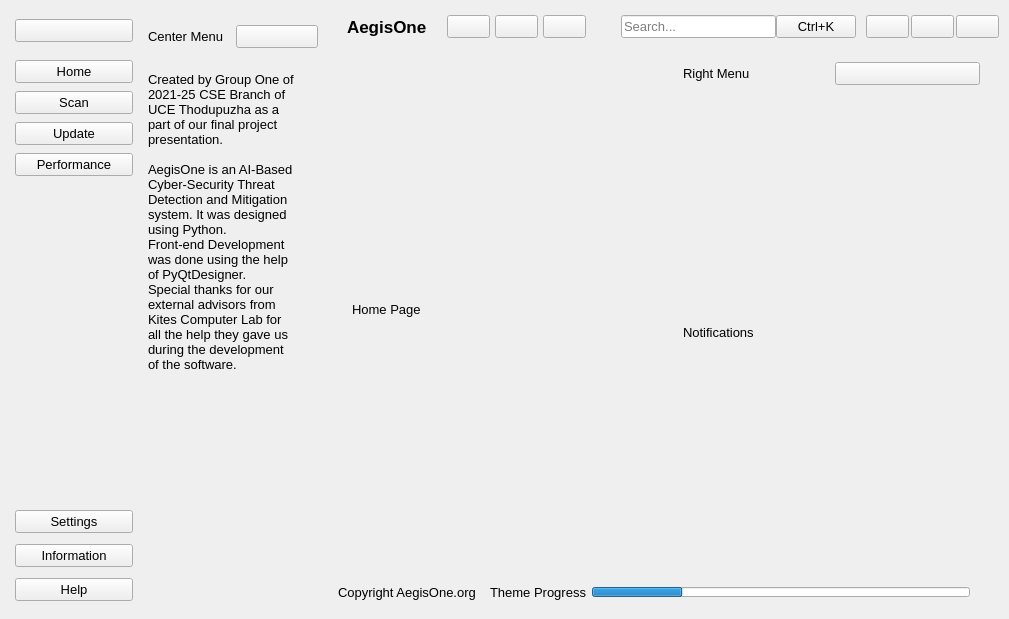
<?xml version='1.0' encoding='utf-8'?>
<ui version="4.0">
 <class>MainWindow</class>
 <widget class="QMainWindow" name="MainWindow">
  <property name="geometry">
   <rect>
    <x>0</x>
    <y>0</y>
    <width>1009</width>
    <height>619</height>
   </rect>
  </property>
  <property name="font">
   <font>
    <pointsize>10</pointsize>
   </font>
  </property>
  <property name="windowTitle">
   <string>MainWindow</string>
  </property>
  <property name="styleSheet">
   <string notr="true" />
  </property>
  <widget class="QWidget" name="centralwidget">
   <property name="minimumSize">
    <size>
     <width>971</width>
     <height>619</height>
    </size>
   </property>
   <layout class="QHBoxLayout" name="horizontalLayout">
    <property name="spacing">
     <number>0</number>
    </property>
    <property name="leftMargin">
     <number>10</number>
    </property>
    <property name="topMargin">
     <number>10</number>
    </property>
    <property name="rightMargin">
     <number>10</number>
    </property>
    <property name="bottomMargin">
     <number>10</number>
    </property>
    <item>
     <widget class="QCustomSlideMenu" name="leftMenu" native="true">
      <layout class="QVBoxLayout" name="verticalLayout">
       <property name="spacing">
        <number>0</number>
       </property>
       <property name="leftMargin">
        <number>0</number>
       </property>
       <property name="topMargin">
        <number>0</number>
       </property>
       <property name="rightMargin">
        <number>0</number>
       </property>
       <property name="bottomMargin">
        <number>0</number>
       </property>
       <item alignment="Qt::AlignTop">
        <widget class="QWidget" name="widget" native="true">
         <property name="minimumSize">
          <size>
           <width>46</width>
           <height>42</height>
          </size>
         </property>
         <layout class="QVBoxLayout" name="verticalLayout_2">
          <property name="spacing">
           <number>0</number>
          </property>
          <property name="leftMargin">
           <number>5</number>
          </property>
          <property name="topMargin">
           <number>5</number>
          </property>
          <property name="rightMargin">
           <number>0</number>
          </property>
          <property name="bottomMargin">
           <number>5</number>
          </property>
          <item>
           <widget class="QPushButton" name="menuBtn">
            <property name="toolTip">
             <string>Side Menu</string>
            </property>
            <property name="text">
             <string />
            </property>
            <property name="icon">
             <iconset resource="../Qss/icons/_icons.qrc">
              <normaloff>:/material_design/icons/material_design/menu.png</normaloff>:/material_design/icons/material_design/menu.png</iconset>
            </property>
           </widget>
          </item>
         </layout>
        </widget>
       </item>
       <item>
        <widget class="QWidget" name="widget_3" native="true">
         <property name="minimumSize">
          <size>
           <width>123</width>
           <height>136</height>
          </size>
         </property>
         <layout class="QVBoxLayout" name="verticalLayout_4">
          <property name="spacing">
           <number>5</number>
          </property>
          <property name="leftMargin">
           <number>5</number>
          </property>
          <property name="topMargin">
           <number>5</number>
          </property>
          <property name="rightMargin">
           <number>0</number>
          </property>
          <property name="bottomMargin">
           <number>5</number>
          </property>
          <item>
           <widget class="QPushButton" name="dashBtn">
            <property name="toolTip">
             <string>Go Home</string>
            </property>
            <property name="text">
             <string>Home</string>
            </property>
            <property name="icon">
             <iconset resource="../Qss/icons/_icons.qrc">
              <normaloff>:/feather/icons/feather/home.png</normaloff>:/feather/icons/feather/home.png</iconset>
            </property>
           </widget>
          </item>
          <item>
           <widget class="QPushButton" name="scanBtn">
            <property name="toolTip">
             <string>View data analysis</string>
            </property>
            <property name="text">
             <string>Scan</string>
            </property>
            <property name="icon">
             <iconset resource="../Qss/icons/_icons.qrc">
              <normaloff>:/material_design/icons/material_design/document_scanner.png</normaloff>:/material_design/icons/material_design/document_scanner.png</iconset>
            </property>
           </widget>
          </item>
          <item>
           <widget class="QPushButton" name="updateBtn">
            <property name="toolTip">
             <string>View reports</string>
            </property>
            <property name="text">
             <string>Update</string>
            </property>
            <property name="icon">
             <iconset resource="../Qss/icons/_icons.qrc">
              <normaloff>:/feather/icons/feather/refresh-ccw.png</normaloff>:/feather/icons/feather/refresh-ccw.png</iconset>
            </property>
           </widget>
          </item>
          <item>
           <widget class="QPushButton" name="perfBtn">
            <property name="toolTip">
             <string>View charts</string>
            </property>
            <property name="text">
             <string>Performance</string>
            </property>
            <property name="icon">
             <iconset resource="../Qss/icons/_icons.qrc">
              <normaloff>:/feather/icons/feather/pie-chart.png</normaloff>:/feather/icons/feather/pie-chart.png</iconset>
            </property>
           </widget>
          </item>
         </layout>
        </widget>
       </item>
       <item>
        <spacer name="verticalSpacer">
         <property name="orientation">
          <enum>Qt::Vertical</enum>
         </property>
         <property name="sizeHint" stdset="0">
          <size>
           <width>20</width>
           <height>240</height>
          </size>
         </property>
        </spacer>
       </item>
       <item alignment="Qt::AlignBottom">
        <widget class="QWidget" name="widget_2" native="true">
         <property name="minimumSize">
          <size>
           <width>113</width>
           <height>105</height>
          </size>
         </property>
         <layout class="QVBoxLayout" name="verticalLayout_3">
          <property name="spacing">
           <number>10</number>
          </property>
          <property name="leftMargin">
           <number>5</number>
          </property>
          <property name="topMargin">
           <number>5</number>
          </property>
          <property name="rightMargin">
           <number>0</number>
          </property>
          <property name="bottomMargin">
           <number>5</number>
          </property>
          <item>
           <widget class="QPushButton" name="settingsBtn">
            <property name="toolTip">
             <string>Go to settings</string>
            </property>
            <property name="text">
             <string>Settings</string>
            </property>
            <property name="icon">
             <iconset resource="../Qss/icons/_icons.qrc">
              <normaloff>:/feather/icons/feather/settings.png</normaloff>:/feather/icons/feather/settings.png</iconset>
            </property>
           </widget>
          </item>
          <item>
           <widget class="QPushButton" name="infoBtn">
            <property name="toolTip">
             <string>View information</string>
            </property>
            <property name="text">
             <string>Information</string>
            </property>
            <property name="icon">
             <iconset resource="../Qss/icons/_icons.qrc">
              <normaloff>:/feather/icons/feather/info.png</normaloff>:/feather/icons/feather/info.png</iconset>
            </property>
           </widget>
          </item>
          <item>
           <widget class="QPushButton" name="helpBtn">
            <property name="toolTip">
             <string>Get help</string>
            </property>
            <property name="text">
             <string>Help</string>
            </property>
            <property name="icon">
             <iconset resource="../Qss/icons/_icons.qrc">
              <normaloff>:/feather/icons/feather/help-circle.png</normaloff>:/feather/icons/feather/help-circle.png</iconset>
            </property>
           </widget>
          </item>
         </layout>
        </widget>
       </item>
      </layout>
     </widget>
    </item>
    <item>
     <widget class="QCustomSlideMenu" name="centerMenu" native="true">
      <property name="maximumSize">
       <size>
        <width>200</width>
        <height>16777215</height>
       </size>
      </property>
      <layout class="QVBoxLayout" name="verticalLayout_5">
       <property name="leftMargin">
        <number>6</number>
       </property>
       <property name="topMargin">
        <number>6</number>
       </property>
       <property name="rightMargin">
        <number>6</number>
       </property>
       <property name="bottomMargin">
        <number>6</number>
       </property>
       <item>
        <widget class="QWidget" name="widget_4" native="true">
         <layout class="QHBoxLayout" name="horizontalLayout_2">
          <item>
           <widget class="QLabel" name="label">
            <property name="text">
             <string>Center Menu</string>
            </property>
           </widget>
          </item>
          <item>
           <widget class="QPushButton" name="closeCenterMenuBtn">
            <property name="toolTip">
             <string>Close menu</string>
            </property>
            <property name="text">
             <string />
            </property>
            <property name="icon">
             <iconset resource="../Qss/icons/_icons.qrc">
              <normaloff>:/feather/icons/feather/x-circle.png</normaloff>:/feather/icons/feather/x-circle.png</iconset>
            </property>
           </widget>
          </item>
         </layout>
        </widget>
       </item>
       <item>
        <widget class="QCustomQStackedWidget" name="centerMenuPages">
         <property name="currentIndex">
          <number>1</number>
         </property>
         <widget class="QWidget" name="settingsPage">
          <layout class="QVBoxLayout" name="verticalLayout_6">
           <item>
            <spacer name="verticalSpacer_2">
             <property name="orientation">
              <enum>Qt::Vertical</enum>
             </property>
             <property name="sizeHint" stdset="0">
              <size>
               <width>20</width>
               <height>40</height>
              </size>
             </property>
            </spacer>
           </item>
           <item alignment="Qt::AlignVCenter">
            <widget class="QWidget" name="widget_5" native="true">
             <layout class="QVBoxLayout" name="verticalLayout_7">
              <item alignment="Qt::AlignHCenter|Qt::AlignVCenter">
               <widget class="QLabel" name="label_2">
                <property name="font">
                 <font>
                  <weight>75</weight>
                  <bold>true</bold>
                  <underline>false</underline>
                 </font>
                </property>
                <property name="text">
                 <string>Settings</string>
                </property>
               </widget>
              </item>
              <item>
               <widget class="QFrame" name="frame">
                <property name="frameShape">
                 <enum>QFrame::NoFrame</enum>
                </property>
                <layout class="QHBoxLayout" name="horizontalLayout_3">
                 <item>
                  <widget class="QLabel" name="label_3">
                   <property name="text">
                    <string>Theme</string>
                   </property>
                  </widget>
                 </item>
                 <item>
                  <widget class="QComboBox" name="themeList" />
                 </item>
                </layout>
               </widget>
              </item>
             </layout>
            </widget>
           </item>
           <item>
            <spacer name="verticalSpacer_3">
             <property name="orientation">
              <enum>Qt::Vertical</enum>
             </property>
             <property name="sizeHint" stdset="0">
              <size>
               <width>20</width>
               <height>40</height>
              </size>
             </property>
            </spacer>
           </item>
          </layout>
         </widget>
         <widget class="QWidget" name="informationPage">
          <layout class="QVBoxLayout" name="verticalLayout_8">
           <item alignment="Qt::AlignLeft|Qt::AlignTop">
            <widget class="QLabel" name="label_4">
             <property name="text">
              <string>Created by Group One of 
2021-25 CSE Branch of 
UCE Thodupuzha as a 
part of our final project
presentation.

AegisOne is an AI-Based 
Cyber-Security Threat 
Detection and Mitigation 
system. It was designed
using Python.
Front-end Development
was done using the help
of PyQtDesigner.
Special thanks for our
external advisors from
Kites Computer Lab for
all the help they gave us
during the development
of the software.

</string>
             </property>
            </widget>
           </item>
          </layout>
         </widget>
         <widget class="QWidget" name="helpPage">
          <layout class="QVBoxLayout" name="verticalLayout_9">
           <item alignment="Qt::AlignLeft|Qt::AlignVCenter">
            <widget class="QLabel" name="label_5">
             <property name="text">
              <string>Visit www.aegisone.org
 for more information</string>
             </property>
            </widget>
           </item>
          </layout>
         </widget>
        </widget>
       </item>
      </layout>
     </widget>
    </item>
    <item>
     <widget class="QWidget" name="mainBody" native="true">
      <property name="sizePolicy">
       <sizepolicy hsizetype="Expanding" vsizetype="Preferred">
        <horstretch>0</horstretch>
        <verstretch>0</verstretch>
       </sizepolicy>
      </property>
      <layout class="QVBoxLayout" name="verticalLayout_10">
       <property name="spacing">
        <number>0</number>
       </property>
       <property name="leftMargin">
        <number>0</number>
       </property>
       <property name="topMargin">
        <number>0</number>
       </property>
       <property name="rightMargin">
        <number>0</number>
       </property>
       <property name="bottomMargin">
        <number>0</number>
       </property>
       <item>
        <widget class="QWidget" name="header" native="true">
         <layout class="QHBoxLayout" name="horizontalLayout_7">
          <property name="spacing">
           <number>5</number>
          </property>
          <property name="leftMargin">
           <number>5</number>
          </property>
          <property name="topMargin">
           <number>0</number>
          </property>
          <property name="rightMargin">
           <number>0</number>
          </property>
          <property name="bottomMargin">
           <number>5</number>
          </property>
          <item alignment="Qt::AlignHCenter">
           <widget class="QLabel" name="titleTxt">
            <property name="font">
             <font>
              <pointsize>13</pointsize>
              <weight>75</weight>
              <bold>true</bold>
             </font>
            </property>
            <property name="text">
             <string>AegisOne</string>
            </property>
           </widget>
          </item>
          <item>
           <widget class="QFrame" name="frame_3">
            <property name="frameShape">
             <enum>QFrame::NoFrame</enum>
            </property>
            <layout class="QHBoxLayout" name="horizontalLayout_6">
             <property name="spacing">
              <number>5</number>
             </property>
             <property name="leftMargin">
              <number>5</number>
             </property>
             <property name="topMargin">
              <number>5</number>
             </property>
             <property name="bottomMargin">
              <number>5</number>
             </property>
             <item>
              <widget class="QPushButton" name="notificationBtn">
               <property name="toolTip">
                <string>View notifications</string>
               </property>
               <property name="text">
                <string />
               </property>
               <property name="icon">
                <iconset resource="../Qss/icons/_icons.qrc">
                 <normaloff>:/feather/icons/feather/bell.png</normaloff>:/feather/icons/feather/bell.png</iconset>
               </property>
              </widget>
             </item>
             <item>
              <widget class="QPushButton" name="moreBtn">
               <property name="toolTip">
                <string>View more</string>
               </property>
               <property name="text">
                <string />
               </property>
               <property name="icon">
                <iconset resource="../Qss/icons/_icons.qrc">
                 <normaloff>:/feather/icons/feather/more-horizontal.png</normaloff>:/feather/icons/feather/more-horizontal.png</iconset>
               </property>
              </widget>
             </item>
             <item>
              <widget class="QPushButton" name="profileBtn">
               <property name="toolTip">
                <string>Go to profile</string>
               </property>
               <property name="text">
                <string />
               </property>
               <property name="icon">
                <iconset resource="../Qss/icons/_icons.qrc">
                 <normaloff>:/feather/icons/feather/user.png</normaloff>:/feather/icons/feather/user.png</iconset>
               </property>
              </widget>
             </item>
            </layout>
           </widget>
          </item>
          <item>
           <widget class="QFrame" name="searchInpCont">
            <property name="maximumSize">
             <size>
              <width>261</width>
              <height>16777215</height>
             </size>
            </property>
            <property name="frameShape">
             <enum>QFrame::NoFrame</enum>
            </property>
            <layout class="QHBoxLayout" name="horizontalLayout_8">
             <property name="spacing">
              <number>0</number>
             </property>
             <property name="leftMargin">
              <number>5</number>
             </property>
             <property name="topMargin">
              <number>5</number>
             </property>
             <property name="rightMargin">
              <number>5</number>
             </property>
             <property name="bottomMargin">
              <number>5</number>
             </property>
             <item>
              <widget class="QLabel" name="label_9">
               <property name="minimumSize">
                <size>
                 <width>16</width>
                 <height>16</height>
                </size>
               </property>
               <property name="maximumSize">
                <size>
                 <width>16</width>
                 <height>16</height>
                </size>
               </property>
               <property name="text">
                <string />
               </property>
               <property name="pixmap">
                <pixmap resource="../Qss/icons/_icons.qrc">:/material_design/icons/material_design/search.png</pixmap>
               </property>
               <property name="scaledContents">
                <bool>true</bool>
               </property>
              </widget>
             </item>
             <item>
              <widget class="QLineEdit" name="searchInp">
               <property name="minimumSize">
                <size>
                 <width>100</width>
                 <height>0</height>
                </size>
               </property>
               <property name="placeholderText">
                <string>Search...</string>
               </property>
              </widget>
             </item>
             <item>
              <widget class="QPushButton" name="searchBtn">
               <property name="text">
                <string>Ctrl+K</string>
               </property>
              </widget>
             </item>
            </layout>
           </widget>
          </item>
          <item>
           <widget class="QFrame" name="frame_4">
            <property name="sizePolicy">
             <sizepolicy hsizetype="Fixed" vsizetype="Preferred">
              <horstretch>0</horstretch>
              <verstretch>0</verstretch>
             </sizepolicy>
            </property>
            <property name="frameShape">
             <enum>QFrame::NoFrame</enum>
            </property>
            <layout class="QHBoxLayout" name="horizontalLayout_9">
             <property name="spacing">
              <number>2</number>
             </property>
             <property name="leftMargin">
              <number>0</number>
             </property>
             <property name="topMargin">
              <number>0</number>
             </property>
             <property name="rightMargin">
              <number>0</number>
             </property>
             <property name="bottomMargin">
              <number>0</number>
             </property>
             <item>
              <widget class="QPushButton" name="minimizeBtn">
               <property name="toolTip">
                <string>Minimize window</string>
               </property>
               <property name="text">
                <string />
               </property>
               <property name="icon">
                <iconset resource="../Qss/icons/_icons.qrc">
                 <normaloff>:/feather/icons/feather/window_minimize.png</normaloff>:/feather/icons/feather/window_minimize.png</iconset>
               </property>
              </widget>
             </item>
             <item>
              <widget class="QPushButton" name="restoreBtn">
               <property name="toolTip">
                <string>Restore window</string>
               </property>
               <property name="text">
                <string />
               </property>
               <property name="icon">
                <iconset resource="../Qss/icons/_icons.qrc">
                 <normaloff>:/feather/icons/feather/square.png</normaloff>:/feather/icons/feather/square.png</iconset>
               </property>
              </widget>
             </item>
             <item>
              <widget class="QPushButton" name="closeBtn">
               <property name="toolTip">
                <string>Close app</string>
               </property>
               <property name="text">
                <string />
               </property>
               <property name="icon">
                <iconset resource="../Qss/icons/_icons.qrc">
                 <normaloff>:/feather/icons/feather/window_close.png</normaloff>:/feather/icons/feather/window_close.png</iconset>
               </property>
              </widget>
             </item>
            </layout>
           </widget>
          </item>
         </layout>
        </widget>
       </item>
       <item>
        <widget class="QWidget" name="mainContents" native="true">
         <property name="sizePolicy">
          <sizepolicy hsizetype="Preferred" vsizetype="Expanding">
           <horstretch>0</horstretch>
           <verstretch>0</verstretch>
          </sizepolicy>
         </property>
         <layout class="QHBoxLayout" name="horizontalLayout_10">
          <property name="spacing">
           <number>5</number>
          </property>
          <property name="leftMargin">
           <number>5</number>
          </property>
          <property name="topMargin">
           <number>0</number>
          </property>
          <property name="rightMargin">
           <number>5</number>
          </property>
          <property name="bottomMargin">
           <number>0</number>
          </property>
          <item>
           <widget class="QWidget" name="mainPagesCont" native="true">
            <layout class="QVBoxLayout" name="verticalLayout_11">
             <property name="spacing">
              <number>5</number>
             </property>
             <property name="leftMargin">
              <number>5</number>
             </property>
             <property name="topMargin">
              <number>5</number>
             </property>
             <property name="rightMargin">
              <number>5</number>
             </property>
             <property name="bottomMargin">
              <number>5</number>
             </property>
             <item>
              <widget class="QCustomQStackedWidget" name="mainPages">
               <widget class="QWidget" name="homePage">
                <layout class="QVBoxLayout" name="verticalLayout_12">
                 <item>
                  <widget class="QLabel" name="label_8">
                   <property name="text">
                    <string>Home Page</string>
                   </property>
                  </widget>
                 </item>
                </layout>
               </widget>
               <widget class="QWidget" name="scanPage">
                <layout class="QVBoxLayout" name="verticalLayout_13">
                 <item>
                  <widget class="QLabel" name="label_10">
                   <property name="text">
                    <string>Scan Page</string>
                   </property>
                  </widget>
                 </item>
                </layout>
               </widget>
               <widget class="QWidget" name="updatePage">
                <layout class="QHBoxLayout" name="horizontalLayout_11">
                 <item>
                  <widget class="QLabel" name="label_11">
                   <property name="text">
                    <string>Update Page</string>
                   </property>
                  </widget>
                 </item>
                </layout>
               </widget>
               <widget class="QWidget" name="performancePage">
                <layout class="QVBoxLayout" name="verticalLayout_14">
                 <item>
                  <widget class="QLabel" name="label_12">
                   <property name="text">
                    <string>Performance Page</string>
                   </property>
                  </widget>
                 </item>
                </layout>
               </widget>
              </widget>
             </item>
            </layout>
           </widget>
          </item>
          <item>
           <widget class="QCustomSlideMenu" name="rightMenu" native="true">
            <property name="minimumSize">
             <size>
              <width>200</width>
              <height>0</height>
             </size>
            </property>
            <layout class="QVBoxLayout" name="verticalLayout_15">
             <property name="spacing">
              <number>5</number>
             </property>
             <property name="leftMargin">
              <number>5</number>
             </property>
             <property name="topMargin">
              <number>5</number>
             </property>
             <property name="rightMargin">
              <number>5</number>
             </property>
             <property name="bottomMargin">
              <number>5</number>
             </property>
             <item>
              <widget class="QWidget" name="widget_6" native="true">
               <layout class="QHBoxLayout" name="horizontalLayout_12">
                <item>
                 <widget class="QLabel" name="label_13">
                  <property name="text">
                   <string>Right Menu</string>
                  </property>
                 </widget>
                </item>
                <item>
                 <widget class="QPushButton" name="closeRightMenuBtn">
                  <property name="toolTip">
                   <string>Close menu</string>
                  </property>
                  <property name="text">
                   <string />
                  </property>
                  <property name="icon">
                   <iconset resource="../Qss/icons/_icons.qrc">
                    <normaloff>:/feather/icons/feather/x-circle.png</normaloff>:/feather/icons/feather/x-circle.png</iconset>
                  </property>
                 </widget>
                </item>
               </layout>
              </widget>
             </item>
             <item>
              <widget class="QCustomQStackedWidget" name="rightMenuPages">
               <widget class="QWidget" name="notificationsPage">
                <layout class="QVBoxLayout" name="verticalLayout_16">
                 <item>
                  <widget class="QLabel" name="label_14">
                   <property name="text">
                    <string>Notifications</string>
                   </property>
                  </widget>
                 </item>
                </layout>
               </widget>
               <widget class="QWidget" name="morePage">
                <layout class="QVBoxLayout" name="verticalLayout_17">
                 <item>
                  <widget class="QLabel" name="label_15">
                   <property name="text">
                    <string>More</string>
                   </property>
                  </widget>
                 </item>
                </layout>
               </widget>
               <widget class="QWidget" name="profilePage">
                <layout class="QVBoxLayout" name="verticalLayout_18">
                 <item>
                  <widget class="QLabel" name="label_16">
                   <property name="text">
                    <string>Profile</string>
                   </property>
                  </widget>
                 </item>
                </layout>
               </widget>
              </widget>
             </item>
            </layout>
           </widget>
          </item>
         </layout>
        </widget>
       </item>
       <item>
        <widget class="QWidget" name="footer" native="true">
         <layout class="QHBoxLayout" name="horizontalLayout_4">
          <property name="spacing">
           <number>5</number>
          </property>
          <property name="leftMargin">
           <number>5</number>
          </property>
          <property name="topMargin">
           <number>5</number>
          </property>
          <property name="rightMargin">
           <number>0</number>
          </property>
          <property name="bottomMargin">
           <number>0</number>
          </property>
          <item>
           <widget class="QLabel" name="label_6">
            <property name="text">
             <string>Copyright AegisOne.org</string>
            </property>
           </widget>
          </item>
          <item>
           <widget class="QFrame" name="frame_2">
            <property name="frameShape">
             <enum>QFrame::NoFrame</enum>
            </property>
            <layout class="QHBoxLayout" name="horizontalLayout_5">
             <item>
              <widget class="QLabel" name="label_7">
               <property name="text">
                <string>Theme Progress</string>
               </property>
              </widget>
             </item>
             <item>
              <widget class="QProgressBar" name="activityProgress">
               <property name="maximumSize">
                <size>
                 <width>16777215</width>
                 <height>10</height>
                </size>
               </property>
               <property name="value">
                <number>24</number>
               </property>
               <property name="textVisible">
                <bool>false</bool>
               </property>
              </widget>
             </item>
            </layout>
           </widget>
          </item>
          <item>
           <widget class="QFrame" name="sizeGrip">
            <property name="minimumSize">
             <size>
              <width>15</width>
              <height>15</height>
             </size>
            </property>
            <property name="maximumSize">
             <size>
              <width>15</width>
              <height>15</height>
             </size>
            </property>
            <property name="frameShape">
             <enum>QFrame::NoFrame</enum>
            </property>
           </widget>
          </item>
         </layout>
        </widget>
       </item>
      </layout>
     </widget>
    </item>
   </layout>
  </widget>
 </widget>
 <customwidgets>
  <customwidget>
   <class>QCustomSlideMenu</class>
   <extends>QWidget</extends>
   <header>Custom_Widgets.QCustomSlideMenu.h</header>
   <container>1</container>
  </customwidget>
  <customwidget>
   <class>QCustomQStackedWidget</class>
   <extends>QStackedWidget</extends>
   <header>Custom_Widgets.QCustomQStackedWidget.h</header>
   <container>1</container>
  </customwidget>
 <customwidget><class>QPushButton</class><extends>QPushButton</extends><header location="global">Custom_Widgets.Theme.h</header><container>1</container></customwidget><customwidget><class>QLabel</class><extends>QLabel</extends><header location="global">Custom_Widgets.Theme.h</header><container>1</container></customwidget></customwidgets>
 <connections />
</ui>
